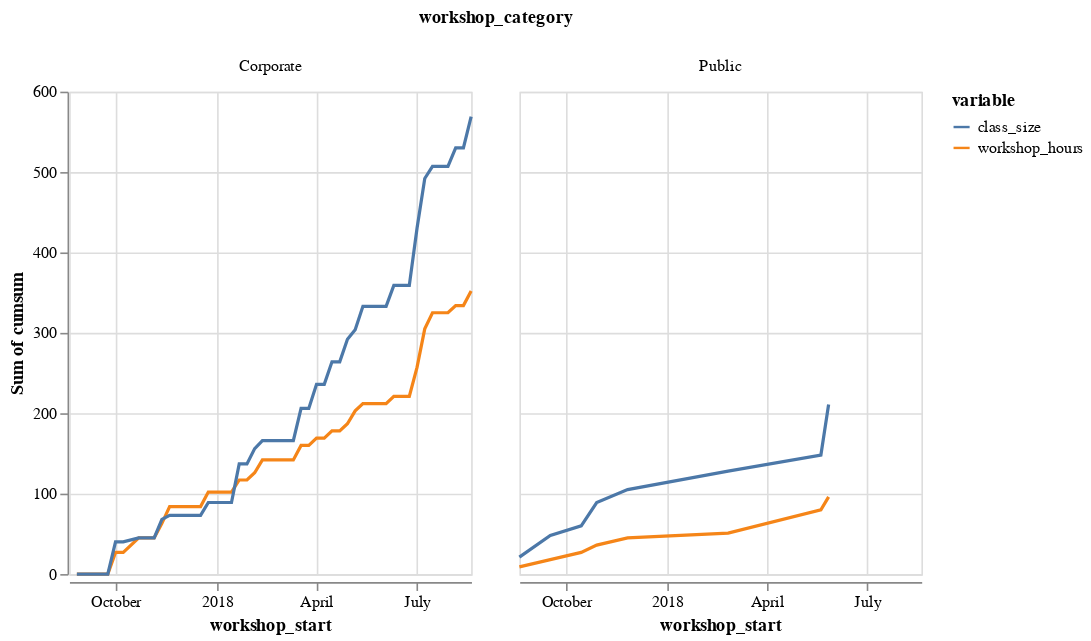

Source (notebook cell):
### Code cell
alt.Chart(melted).mark_line().encode(
    column='workshop_category',
    x=alt.X("workshop_start"),
    y=alt.Y("sum(cumsum)"),
    color=alt.Color("variable")
).properties(
    width=250
)

### Figure 1 — Vega-Lite specification as saved in the notebook (floating-point values rounded to 4 significant figures)
{"$schema": "https://vega.github.io/schema/vega-lite/v2.6.0.json", "config": {"view": {"height": 300, "width": 400}}, "data": {"name": "data-cf485f565d7db0907faa9f423578f1a0"}, "datasets": {"data-cf485f565d7db0907faa9f423578f1a0": [{"cumsum": 9, "value": 9, "variable": "workshop_hours", "workshop_category": "Public", "workshop_start": "2017-08-20T00:00:00"}, {"cumsum": 0, "value": 0, "variable": "workshop_hours", "workshop_category": "Corporate", "workshop_start": "2017-08-27T00:00:00"}, {"cumsum": 0, "value": 0, "variable": "workshop_hours", "workshop_category": "Corporate", "workshop_start": "2017-09-03T00:00:00"}, {"cumsum": 0, "value": 0, "variable": "workshop_hours", "workshop_category": "Corporate", "workshop_start": "2017-09-10T00:00:00"}, {"cumsum": 18, "value": 9, "variable": "workshop_hours", "workshop_category": "Public", "workshop_start": "2017-09-17T00:00:00"}, {"cumsum": 0, "value": 0, "variable": "workshop_hours", "workshop_category": "Corporate", "workshop_start": "2017-09-24T00:00:00"}, {"cumsum": 27, "value": 27, "variable": "workshop_hours", "workshop_category": "Corporate", "workshop_start": "2017-10-01T00:00:00"}, {"cumsum": 27, "value": 0, "variable": "workshop_hours", "workshop_category": "Corporate", "workshop_start": "2017-10-08T00:00:00"}, {"cumsum": 27, "value": 9, "variable": "workshop_hours", "workshop_category": "Public", "workshop_start": "2017-10-15T00:00:00"}, {"cumsum": 45, "value": 18, "variable": "workshop_hours", "workshop_category": "Corporate", "workshop_start": "2017-10-22T00:00:00"}, {"cumsum": 36, "value": 9, "variable": "workshop_hours", "workshop_category": "Public", "workshop_start": "2017-10-29T00:00:00"}, {"cumsum": 45, "value": 0, "variable": "workshop_hours", "workshop_category": "Corporate", "workshop_start": "2017-11-05T00:00:00"}, {"cumsum": 63, "value": 18, "variable": "workshop_hours", "workshop_category": "Corporate", "workshop_start": "2017-11-12T00:00:00"}, {"cumsum": 84, "value": 21, "variable": "workshop_hours", "workshop_category": "Corporate", "workshop_start": "2017-11-19T00:00:00"}, {"cumsum": 45, "value": 9, "variable": "workshop_hours", "workshop_category": "Public", "workshop_start": "2017-11-26T00:00:00"}, {"cumsum": 84, "value": 0, "variable": "workshop_hours", "workshop_category": "Corporate", "workshop_start": "2017-12-03T00:00:00"}, {"cumsum": 84, "value": 0, "variable": "workshop_hours", "workshop_category": "Corporate", "workshop_start": "2017-12-10T00:00:00"}, {"cumsum": 84, "value": 0, "variable": "workshop_hours", "workshop_category": "Corporate", "workshop_start": "2017-12-17T00:00:00"}, {"cumsum": 102, "value": 18, "variable": "workshop_hours", "workshop_category": "Corporate", "workshop_start": "2017-12-24T00:00:00"}, {"cumsum": 102, "value": 0, "variable": "workshop_hours", "workshop_category": "Corporate", "workshop_start": "2017-12-31T00:00:00"}, {"cumsum": 102, "value": 0, "variable": "workshop_hours", "workshop_category": "Corporate", "workshop_start": "2018-01-07T00:00:00"}, {"cumsum": 102, "value": 0, "variable": "workshop_hours", "workshop_category": "Corporate", "workshop_start": "2018-01-14T00:00:00"}, {"cumsum": 117, "value": 15, "variable": "workshop_hours", "workshop_category": "Corporate", "workshop_start": "2018-01-21T00:00:00"}, {"cumsum": 117, "value": 0, "variable": "workshop_hours", "workshop_category": "Corporate", "workshop_start": "2018-01-28T00:00:00"}, {"cumsum": 126, "value": 9, "variable": "workshop_hours", "workshop_category": "Corporate", "workshop_start": "2018-02-04T00:00:00"}, {"cumsum": 142, "value": 16, "variable": "workshop_hours", "workshop_category": "Corporate", "workshop_start": "2018-02-11T00:00:00"}, {"cumsum": 142, "value": 0, "variable": "workshop_hours", "workshop_category": "Corporate", "workshop_start": "2018-02-18T00:00:00"}, {"cumsum": 51, "value": 6, "variable": "workshop_hours", "workshop_category": "Public", "workshop_start": "2018-02-25T00:00:00"}, {"cumsum": 142, "value": 0, "variable": "workshop_hours", "workshop_category": "Corporate", "workshop_start": "2018-03-04T00:00:00"}, {"cumsum": 142, "value": 0, "variable": "workshop_hours", "workshop_category": "Corporate", "workshop_start": "2018-03-11T00:00:00"}, {"cumsum": 160, "value": 18, "variable": "workshop_hours", "workshop_category": "Corporate", "workshop_start": "2018-03-18T00:00:00"}, {"cumsum": 160, "value": 0, "variable": "workshop_hours", "workshop_category": "Corporate", "workshop_start": "2018-03-25T00:00:00"}, {"cumsum": 169, "value": 9, "variable": "workshop_hours", "workshop_category": "Corporate", "workshop_start": "2018-04-01T00:00:00"}, {"cumsum": 169, "value": 0, "variable": "workshop_hours", "workshop_category": "Corporate", "workshop_start": "2018-04-08T00:00:00"}, {"cumsum": 178, "value": 9, "variable": "workshop_hours", "workshop_category": "Corporate", "workshop_start": "2018-04-15T00:00:00"}, {"cumsum": 178, "value": 0, "variable": "workshop_hours", "workshop_category": "Corporate", "workshop_start": "2018-04-22T00:00:00"}, {"cumsum": 187, "value": 9, "variable": "workshop_hours", "workshop_category": "Corporate", "workshop_start": "2018-04-29T00:00:00"}, {"cumsum": 203, "value": 16, "variable": "workshop_hours", "workshop_category": "Corporate", "workshop_start": "2018-05-06T00:00:00"}, {"cumsum": 212, "value": 9, "variable": "workshop_hours", "workshop_category": "Corporate", "workshop_start": "2018-05-13T00:00:00"}, {"cumsum": 80, "value": 29, "variable": "workshop_hours", "workshop_category": "Public", "workshop_start": "2018-05-20T00:00:00"}, {"cumsum": 96, "value": 16, "variable": "workshop_hours", "workshop_category": "Public", "workshop_start": "2018-05-27T00:00:00"}, {"cumsum": 212, "value": 0, "variable": "workshop_hours", "workshop_category": "Corporate", "workshop_start": "2018-06-03T00:00:00"}, {"cumsum": 221, "value": 9, "variable": "workshop_hours", "workshop_category": "Corporate", "workshop_start": "2018-06-10T00:00:00"}, {"cumsum": 221, "value": 0, "variable": "workshop_hours", "workshop_category": "Corporate", "workshop_start": "2018-06-17T00:00:00"}, {"cumsum": 221, "value": 0, "variable": "workshop_hours", "workshop_category": "Corporate", "workshop_start": "2018-06-24T00:00:00"}, {"cumsum": 257, "value": 36, "variable": "workshop_hours", "workshop_category": "Corporate", "workshop_start": "2018-07-01T00:00:00"}, {"cumsum": 305, "value": 48, "variable": "workshop_hours", "workshop_category": "Corporate", "workshop_start": "2018-07-08T00:00:00"}, {"cumsum": 325, "value": 20, "variable": "workshop_hours", "workshop_category": "Corporate", "workshop_start": "2018-07-15T00:00:00"}, {"cumsum": 325, "value": 0, "variable": "workshop_hours", "workshop_category": "Corporate", "workshop_start": "2018-07-22T00:00:00"}, {"cumsum": 325, "value": 0, "variable": "workshop_hours", "workshop_category": "Corporate", "workshop_start": "2018-07-29T00:00:00"}, {"cumsum": 334, "value": 9, "variable": "workshop_hours", "workshop_category": "Corporate", "workshop_start": "2018-08-05T00:00:00"}, {"cumsum": 334, "value": 0, "variable": "workshop_hours", "workshop_category": "Corporate", "workshop_start": "2018-08-12T00:00:00"}, {"cumsum": 352, "value": 18, "variable": "workshop_hours", "workshop_category": "Corporate", "workshop_start": "2018-08-19T00:00:00"}, {"cumsum": 21, "value": 21, "variable": "class_size", "workshop_category": "Public", "workshop_start": "2017-08-20T00:00:00"}, {"cumsum": 0, "value": 0, "variable": "class_size", "workshop_category": "Corporate", "workshop_start": "2017-08-27T00:00:00"}, {"cumsum": 0, "value": 0, "variable": "class_size", "workshop_category": "Corporate", "workshop_start": "2017-09-03T00:00:00"}, {"cumsum": 0, "value": 0, "variable": "class_size", "workshop_category": "Corporate", "workshop_start": "2017-09-10T00:00:00"}, {"cumsum": 48, "value": 27, "variable": "class_size", "workshop_category": "Public", "workshop_start": "2017-09-17T00:00:00"}, {"cumsum": 0, "value": 0, "variable": "class_size", "workshop_category": "Corporate", "workshop_start": "2017-09-24T00:00:00"}, {"cumsum": 40, "value": 40, "variable": "class_size", "workshop_category": "Corporate", "workshop_start": "2017-10-01T00:00:00"}, {"cumsum": 40, "value": 0, "variable": "class_size", "workshop_category": "Corporate", "workshop_start": "2017-10-08T00:00:00"}, {"cumsum": 60, "value": 12, "variable": "class_size", "workshop_category": "Public", "workshop_start": "2017-10-15T00:00:00"}, {"cumsum": 45, "value": 5, "variable": "class_size", "workshop_category": "Corporate", "workshop_start": "2017-10-22T00:00:00"}, {"cumsum": 89, "value": 29, "variable": "class_size", "workshop_category": "Public", "workshop_start": "2017-10-29T00:00:00"}, {"cumsum": 45, "value": 0, "variable": "class_size", "workshop_category": "Corporate", "workshop_start": "2017-11-05T00:00:00"}, {"cumsum": 68, "value": 23, "variable": "class_size", "workshop_category": "Corporate", "workshop_start": "2017-11-12T00:00:00"}, {"cumsum": 73, "value": 5, "variable": "class_size", "workshop_category": "Corporate", "workshop_start": "2017-11-19T00:00:00"}, {"cumsum": 105, "value": 16, "variable": "class_size", "workshop_category": "Public", "workshop_start": "2017-11-26T00:00:00"}, {"cumsum": 73, "value": 0, "variable": "class_size", "workshop_category": "Corporate", "workshop_start": "2017-12-03T00:00:00"}, {"cumsum": 73, "value": 0, "variable": "class_size", "workshop_category": "Corporate", "workshop_start": "2017-12-10T00:00:00"}, {"cumsum": 73, "value": 0, "variable": "class_size", "workshop_category": "Corporate", "workshop_start": "2017-12-17T00:00:00"}, {"cumsum": 89, "value": 16, "variable": "class_size", "workshop_category": "Corporate", "workshop_start": "2017-12-24T00:00:00"}, {"cumsum": 89, "value": 0, "variable": "class_size", "workshop_category": "Corporate", "workshop_start": "2017-12-31T00:00:00"}, {"cumsum": 89, "value": 0, "variable": "class_size", "workshop_category": "Corporate", "workshop_start": "2018-01-07T00:00:00"}, {"cumsum": 89, "value": 0, "variable": "class_size", "workshop_category": "Corporate", "workshop_start": "2018-01-14T00:00:00"}, {"cumsum": 137, "value": 48, "variable": "class_size", "workshop_category": "Corporate", "workshop_start": "2018-01-21T00:00:00"}, {"cumsum": 137, "value": 0, "variable": "class_size", "workshop_category": "Corporate", "workshop_start": "2018-01-28T00:00:00"}, {"cumsum": 156, "value": 19, "variable": "class_size", "workshop_category": "Corporate", "workshop_start": "2018-02-04T00:00:00"}, {"cumsum": 166, "value": 10, "variable": "class_size", "workshop_category": "Corporate", "workshop_start": "2018-02-11T00:00:00"}, {"cumsum": 166, "value": 0, "variable": "class_size", "workshop_category": "Corporate", "workshop_start": "2018-02-18T00:00:00"}, {"cumsum": 128, "value": 23, "variable": "class_size", "workshop_category": "Public", "workshop_start": "2018-02-25T00:00:00"}, {"cumsum": 166, "value": 0, "variable": "class_size", "workshop_category": "Corporate", "workshop_start": "2018-03-04T00:00:00"}, {"cumsum": 166, "value": 0, "variable": "class_size", "workshop_category": "Corporate", "workshop_start": "2018-03-11T00:00:00"}, {"cumsum": 206, "value": 40, "variable": "class_size", "workshop_category": "Corporate", "workshop_start": "2018-03-18T00:00:00"}, {"cumsum": 206, "value": 0, "variable": "class_size", "workshop_category": "Corporate", "workshop_start": "2018-03-25T00:00:00"}, {"cumsum": 236, "value": 30, "variable": "class_size", "workshop_category": "Corporate", "workshop_start": "2018-04-01T00:00:00"}, {"cumsum": 236, "value": 0, "variable": "class_size", "workshop_category": "Corporate", "workshop_start": "2018-04-08T00:00:00"}, {"cumsum": 264, "value": 28, "variable": "class_size", "workshop_category": "Corporate", "workshop_start": "2018-04-15T00:00:00"}, {"cumsum": 264, "value": 0, "variable": "class_size", "workshop_category": "Corporate", "workshop_start": "2018-04-22T00:00:00"}, {"cumsum": 292, "value": 28, "variable": "class_size", "workshop_category": "Corporate", "workshop_start": "2018-04-29T00:00:00"}, {"cumsum": 304, "value": 12, "variable": "class_size", "workshop_category": "Corporate", "workshop_start": "2018-05-06T00:00:00"}, {"cumsum": 333, "value": 29, "variable": "class_size", "workshop_category": "Corporate", "workshop_start": "2018-05-13T00:00:00"}, {"cumsum": 148, "value": 20, "variable": "class_size", "workshop_category": "Public", "workshop_start": "2018-05-20T00:00:00"}, {"cumsum": 211, "value": 63, "variable": "class_size", "workshop_category": "Public", "workshop_start": "2018-05-27T00:00:00"}, {"cumsum": 333, "value": 0, "variable": "class_size", "workshop_category": "Corporate", "workshop_start": "2018-06-03T00:00:00"}, {"cumsum": 359, "value": 26, "variable": "class_size", "workshop_category": "Corporate", "workshop_start": "2018-06-10T00:00:00"}, {"cumsum": 359, "value": 0, "variable": "class_size", "workshop_category": "Corporate", "workshop_start": "2018-06-17T00:00:00"}, {"cumsum": 359, "value": 0, "variable": "class_size", "workshop_category": "Corporate", "workshop_start": "2018-06-24T00:00:00"}, {"cumsum": 430, "value": 71, "variable": "class_size", "workshop_category": "Corporate", "workshop_start": "2018-07-01T00:00:00"}, {"cumsum": 492, "value": 62, "variable": "class_size", "workshop_category": "Corporate", "workshop_start": "2018-07-08T00:00:00"}, {"cumsum": 507, "value": 15, "variable": "class_size", "workshop_category": "Corporate", "workshop_start": "2018-07-15T00:00:00"}, {"cumsum": 507, "value": 0, "variable": "class_size", "workshop_category": "Corporate", "workshop_start": "2018-07-22T00:00:00"}, {"cumsum": 507, "value": 0, "variable": "class_size", "workshop_category": "Corporate", "workshop_start": "2018-07-29T00:00:00"}, {"cumsum": 530, "value": 23, "variable": "class_size", "workshop_category": "Corporate", "workshop_start": "2018-08-05T00:00:00"}, {"cumsum": 530, "value": 0, "variable": "class_size", "workshop_category": "Corporate", "workshop_start": "2018-08-12T00:00:00"}, {"cumsum": 569, "value": 39, "variable": "class_size", "workshop_category": "Corporate", "workshop_start": "2018-08-19T00:00:00"}]}, "encoding": {"color": {"field": "variable", "type": "nominal"}, "column": {"field": "workshop_category", "type": "nominal"}, "x": {"field": "workshop_start", "type": "temporal"}, "y": {"aggregate": "sum", "field": "cumsum", "type": "quantitative"}}, "mark": "line", "width": 250}
